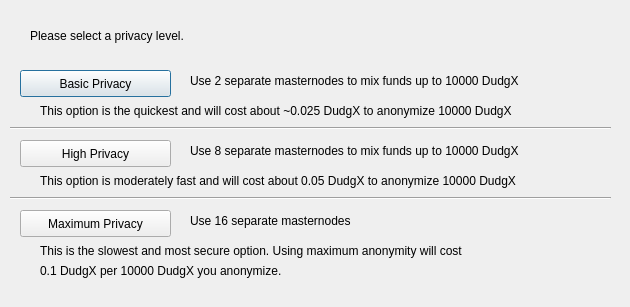
<?xml version="1.0" encoding="UTF-8"?>
<ui version="4.0">
 <class>ObfuscationConfig</class>
 <widget class="QDialog" name="ObfuscationConfig">
  <property name="geometry">
   <rect>
    <x>0</x>
    <y>0</y>
    <width>630</width>
    <height>307</height>
   </rect>
  </property>
  <property name="windowTitle">
   <string>Configure Obfuscation</string>
  </property>
  <widget class="QPushButton" name="buttonBasic">
   <property name="geometry">
    <rect>
     <x>20</x>
     <y>70</y>
     <width>151</width>
     <height>27</height>
    </rect>
   </property>
   <property name="text">
    <string>Basic Privacy</string>
   </property>
  </widget>
  <widget class="QPushButton" name="buttonHigh">
   <property name="geometry">
    <rect>
     <x>20</x>
     <y>140</y>
     <width>151</width>
     <height>27</height>
    </rect>
   </property>
   <property name="text">
    <string>High Privacy</string>
   </property>
  </widget>
  <widget class="QPushButton" name="buttonMax">
   <property name="geometry">
    <rect>
     <x>20</x>
     <y>210</y>
     <width>151</width>
     <height>27</height>
    </rect>
   </property>
   <property name="text">
    <string>Maximum Privacy</string>
   </property>
  </widget>
  <widget class="QLabel" name="label">
   <property name="geometry">
    <rect>
     <x>30</x>
     <y>20</y>
     <width>571</width>
     <height>31</height>
    </rect>
   </property>
   <property name="text">
    <string>Please select a privacy level.</string>
   </property>
  </widget>
  <widget class="QLabel" name="label_2">
   <property name="geometry">
    <rect>
     <x>190</x>
     <y>70</y>
     <width>421</width>
     <height>21</height>
    </rect>
   </property>
   <property name="text">
    <string>Use 2 separate masternodes to mix funds up to 10000 DudgX</string>
   </property>
  </widget>
  <widget class="QLabel" name="label_3">
   <property name="geometry">
    <rect>
     <x>190</x>
     <y>140</y>
     <width>411</width>
     <height>21</height>
    </rect>
   </property>
   <property name="text">
    <string>Use 8 separate masternodes to mix funds up to 10000 DudgX</string>
   </property>
  </widget>
  <widget class="QLabel" name="label_4">
   <property name="geometry">
    <rect>
     <x>190</x>
     <y>210</y>
     <width>421</width>
     <height>21</height>
    </rect>
   </property>
   <property name="text">
    <string>Use 16 separate masternodes</string>
   </property>
  </widget>
  <widget class="QLabel" name="label_6">
   <property name="geometry">
    <rect>
     <x>40</x>
     <y>100</y>
     <width>561</width>
     <height>21</height>
    </rect>
   </property>
   <property name="text">
    <string>This option is the quickest and will cost about ~0.025 DudgX to anonymize 10000 DudgX</string>
   </property>
  </widget>
  <widget class="QLabel" name="label_7">
   <property name="geometry">
    <rect>
     <x>40</x>
     <y>170</y>
     <width>561</width>
     <height>21</height>
    </rect>
   </property>
   <property name="text">
    <string>This option is moderately fast and will cost about 0.05 DudgX to anonymize 10000 DudgX</string>
   </property>
  </widget>
  <widget class="QLabel" name="label_8">
   <property name="geometry">
    <rect>
     <x>40</x>
     <y>240</y>
     <width>561</width>
     <height>21</height>
    </rect>
   </property>
   <property name="text">
    <string>This is the slowest and most secure option. Using maximum anonymity will cost</string>
   </property>
  </widget>
  <widget class="QLabel" name="label_9">
   <property name="geometry">
    <rect>
     <x>40</x>
     <y>260</y>
     <width>561</width>
     <height>21</height>
    </rect>
   </property>
   <property name="text">
    <string>0.1 DudgX per 10000 DudgX you anonymize.</string>
   </property>
  </widget>
  <widget class="Line" name="line">
   <property name="geometry">
    <rect>
     <x>10</x>
     <y>120</y>
     <width>601</width>
     <height>16</height>
    </rect>
   </property>
   <property name="orientation">
    <enum>Qt::Horizontal</enum>
   </property>
  </widget>
  <widget class="Line" name="line_2">
   <property name="geometry">
    <rect>
     <x>10</x>
     <y>190</y>
     <width>601</width>
     <height>16</height>
    </rect>
   </property>
   <property name="orientation">
    <enum>Qt::Horizontal</enum>
   </property>
  </widget>
 </widget>
 <resources/>
 <connections/>
</ui>
